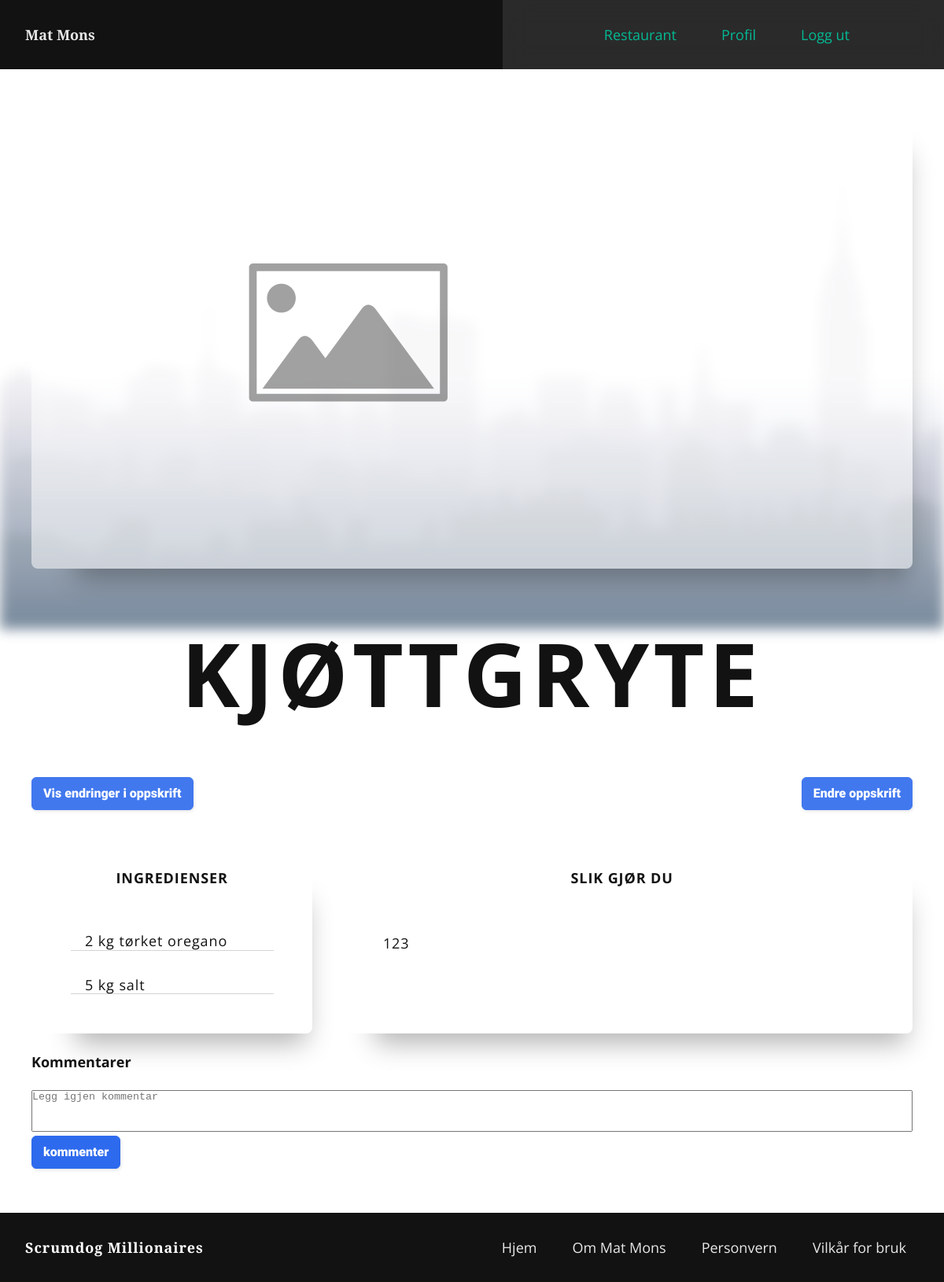
/show_dinner/5/4 (signed in), run on the app's committed database.
### db/modul.py (models this page shows, shortened)
class Dinner(base):
    __tablename__ = "dinner"
    id = Column(Integer, primary_key=True, unique=True,
                nullable=False, autoincrement=True)
    title = Column(String(255), nullable=False)
    image = Column(LargeBinary(length=(2 ** 32) - 1))
    recipe = relationship("Recipe", cascade="all, delete")
    group_id = Column(Integer, ForeignKey("group.id"), nullable=False)
    user_id = Column(Integer, ForeignKey("user.id"), nullable=False)
    comment = relationship("Comment")
    meal = relationship("Meal")

class Recipe(base):
    __tablename__ = "recipe"
    id = Column(Integer, primary_key=True, unique=True,
                nullable=False, autoincrement=True)
    approach = Column(String(20000), nullable=False)
    version = Column(Integer, nullable=False)
    portions = Column(Integer, nullable=True)
    UniqueConstraint('id', 'version', name='id_version')
    recipe_ingredient_helper = relationship(
        "Recipe_ingredient_helper", back_populates="recipe", cascade="all, delete")
    dinner_id = Column(Integer, ForeignKey(
        "dinner.id", ondelete="CASCADE"), nullable=False)

class Measurement(base):
    __tablename__ = "measurement"
    id = Column(Integer, primary_key=True, unique=True,
                nullable=False, autoincrement=True)
    name = Column(String(10), nullable=False, unique=True)
    recipe_ingredient_helper = relationship(
        "Recipe_ingredient_helper", back_populates="measurement", cascade="all, delete")

class Ingredient(base):
    __tablename__ = "ingredient"
    id = Column(Integer, primary_key=True, unique=True,
                nullable=False, autoincrement=True)
    name = Column(String(45), nullable=False, unique=True)
    recipe_ingredient_helper = relationship(
        "Recipe_ingredient_helper", back_populates="ingredient", cascade="all, delete")

### routes/calendar_routes.py (the view)
@calendarroute.route('/show_dinner/<dinner_id>/<group_id>')
def show_dinner(dinner_id, group_id):
    current_user_role = session.query(User_group_role).filter(
        User_group_role.user_id == current_user.id,
        User_group_role.group_id == group_id).first()
    guest_role = queries.get_role_by_name("gjest")
    def decode_image(image):
        if image is not None:
            picture = b64encode(image).decode("utf-8")
        else:
            picture = ""
        return picture
    dinner = session.query(Dinner).filter(Dinner.id == dinner_id).first()
    recipe = session.query(Recipe).filter(Recipe.dinner_id == dinner_id).order_by(desc(Recipe.version)).first()
    image = b64encode(dinner.image).decode("utf-8")
    user = current_user
    if user.image is not None:
        image2 = b64encode(user.image).decode("utf-8")
    else:
        image2 = ""
    comments = session.query(Comment).filter(Comment.dinner_id == dinner_id).all()
    comments_users = list()
    for comment in comments:
        comments_users.append(session.query(User).filter(User.id == comment.user_id).first())
    ingredients_recipe = session.query(Ingredient.name).join(
        Recipe_ingredient_helper).join(Recipe).filter(Recipe.id == recipe.id).all()
    session.close()
    amounts_recipe = session.query(Amount.amount).join(
        Recipe_ingredient_helper).join(Recipe).filter(Recipe.id == recipe.id).all()
    session.close()
    measurements_recipe = session.query(Measurement.name).join(
        Recipe_ingredient_helper).join(Recipe).filter(Recipe.id == recipe.id).all()
    session.close()
    return render_template("dinners/dinner.html", dinner=dinner,
                           group_id=group_id,
                           dinner_id=dinner_id,
                           current_user_role=current_user_role,
                           len=len(ingredients_recipe),
                           recipe=recipe, image=image,
                           ingredients=ingredients_recipe,
                           amounts=amounts_recipe,
                           measurements=measurements_recipe,
                           comments=comments,
                           c_len=len(comments),
                           comments_users=comments_users,
                           image2=image2,
                           decode_image=decode_image,
                           guest_role=guest_role)

### app/__init__.py (called while the page is built)
@login_manager.user_loader
def load_user(id):
    user = session.query(User).get(int(id))
    session.close()
    return user

### queries.py (called while the page is built)
def get_role_by_name(name):
    return session.query(Role).filter(Role.name == name).first()

### templates/dinners/dinner.html (shortened to what this page needs)
{% extends "base.html" %}
{% block content %}
<main class="dinner-grid">
    <article class="testimonial">
        <div class="flex">
            <div class="">
                <img class="" onerror="this.onerror=null; this.src='/static/img/generic.png'"/>
            </div>
        </div>
    </article>
    <article class="testimonial">
        <section class="approach-section flex">
        <h1>{{ dinner.title }}</h1>
        </section>
    </article>
    <article class="testimonial">
        <section class="approach-section">
            <h2>SLIK GJØR DU</h2>
        <p style="white-space: pre-line;">{{ recipe.approach }}</p>
        </section>
    </article>
    <article class="testimonial">
        <section class="approach-section">
            <h2 class="">INGREDIENSER</h2><br>
            {% for i in range(0,(len)) %}
        <div class="ingredients-list">
            <p>{{ amounts[i].amount}}
            {{ measurements[i].name }}
            {{ ingredients[i].name }}</p>
        </div>
        {% endfor %}
        </section>
    </article>
    <article class="testimonial">
        <div class="dinner-btn-group">
            {% if current_user_role.role_id != guest_role.id %}
            <a
            href="{{ url_for('recipe_route.show_changes_recipe', dinner_id=dinner_id) }}">
             <button class="button-three">Vis endringer i oppskrift</button>
         </a>
         <a
               href="{{ url_for('recipe_route.change_recipe', dinner_id=dinner_id, group_id=group_id) }}">
                <button class="button-three">Endre oppskrift</button>
            </a>
            {% endif %}
            </div>
    </article>
    <article class="testimonial">
        <div class="flex">
            <div class="main_title">
            <h1>Kommentarer</h1>
            </div>
        </div>
    </article>
    <article class="testimonial">
            <div class="add-comment">
                <div class="dinner-control">
                    <form method="POST">
                        <textarea name="comment" placeholder="Legg igjen kommentar"></textarea>
                        <input type="submit" name=""value="kommenter">
                    </form>
                </div>
            </div>
    </article>
</main>
{% endblock %}

### static/css/styles.css (style rules this page uses)
:root { --ff-body: "Open Sans", sans-serif; --ff-title: "Open Sans", sans-serif; --ff-logo: "Playfair Display", sans-serif; --clr-primary-400: hsl(60 100% 50%); --clr-neutral-900: #121212; --clr-error: #ff5357; --clr-warning: #ffac00; --clr-info: #00afcc; --clr-success: #01c9a0; --clr-primary: #121212; --clr-neutral: #ffffff; --fs-xxl: clamp(3.5rem, 12vw + 1rem, 12rem); --fs-xl: clamp(3.5rem, 12vw + 1rem, 7rem); --fs-600: clamp(2rem, 12vw + 1rem, 3rem); --fs-500: clamp(1.5rem, 12vw + 1rem, 2.25rem); --fs-400: clamp(1rem, 12vw + 1rem, 1.125rem); --fs-300: clamp(.3rem, 2.5vw + 1rem, 1rem); }
* { margin: 0; padding: 0; box-sizing: border-box; scroll-behavior: smooth; }
html { position: relative; overflow: visible; }
body { min-height: 100vh; font-family: var(--ff-body); font-size: 1.125rem; color: var(--clr-primary); }
h1, h2, h3 { font-family: var(--ff-title); font-size: var(--fs-400); }
p { font-family: var(--ff-body); font-size: var(--fs-400); line-height: 1.5; }
.privacy-article h1, h2, h3, h4, p { letter-spacing: 0.05em; }
.toc-list li, a { color: var(--clr-primary); text-decoration: none; margin-bottom: 1rem; opacity: 0.9; transition: opacity 0.3s ease; }
.dinner-grid { display: grid; gap: 1.5rem; grid-auto-columns: 1fr; grid-template-areas: 'one one one' 'two two two' 'five five five' 'four three three' "six six six" "seven seven seven" "eight eight eight"; padding-block: 2rem; width: min(95%, 70rem); margin-inline: auto; }
.dinner-grid h1 { color: var(--clr-neutral-900); }
.approach-section { display: flex; flex-direction: column; padding: 2rem; margin: 0 auto; }
.approach-section h1 { font-size: var(--fs-xl); text-transform: uppercase; letter-spacing: .05em; color: var(--clr-primary); text-align: center; margin: 0 auto; }
.approach-section h2 { border-bottom:1px solid var(--clr-neutral); padding-bottom:1rem; text-align: center; }
.approach-section p { display: inline-block; line-height: 2.5; font-size: large; margin: 2rem 2rem; text-align: left; }
.dinner-btn-group { display: flex; justify-content: space-between; gap: 1rem; }
.dinner-btn-group button { background: #2d6aed; border: 1px solid #2d6aed; border-radius: 6px; box-shadow: rgba(0, 0, 0, 0.1) 1px 2px 4px; box-sizing: border-box; color: var(--clr-neutral); cursor: pointer; display: inline-block; font-family: nunito,roboto,proxima-nova,"proxima nova",sans-serif; font-size: 16px; font-weight: 800; line-height: 16px; min-height: 40px; outline: 0; padding: 12px 14px; text-align: center; text-rendering: geometricprecision; text-transform: none; user-select: none; -webkit-user-select: none; touch-action: manipulation; }
.testimonial:nth-child(3), .testimonial:nth-child(1), .testimonial:nth-child(4) { color: var(--clr-primary); padding: .1rem .1rem; border-radius: .5rem; box-shadow: 1.5rem 2.75rem 2rem -2rem rgba(0, 0, 0, 0.3); background-color: rgba(255, 255, 255, 0.523); }
.testimonial:nth-child(1) { grid-area: one; }
.testimonial:nth-child(2) { grid-area: two; }
.testimonial:nth-child(3) { grid-area: three; }
.testimonial:nth-child(4) { grid-area: four; }
.testimonial:nth-child(5) { grid-area: five; }
.testimonial:nth-child(6) { grid-area: six; }
.testimonial:nth-child(7) { grid-area: seven; }
.ingredients-list { display: flex; gap: 1rem ; border-bottom: 1px solid rgb(212, 212, 212); margin: 1rem; }
.ingredients-list:first-of-type { margin-top: 1rem; }
.ingredients-list p { line-height: 1; font-size: large; margin: .15rem; text-align: left; }
.dinner-control textarea { width: 70rem; height: 4em; resize: none; }
.dinner-control input[type="submit"] { background: #2d6aed; border: 1px solid #2d6aed; border-radius: 6px; box-shadow: rgba(0, 0, 0, 0.1) 1px 2px 4px; box-sizing: border-box; color: var(--clr-neutral); cursor: pointer; display: inline-block; font-family: nunito,roboto,proxima-nova,"proxima nova",sans-serif; font-size: 16px; font-weight: 800; line-height: 16px; min-height: 40px; outline: 0; padding: 12px 14px; text-align: center; text-rendering: geometricprecision; text-transform: none; user-select: none; -webkit-user-select: none; touch-action: manipulation; }
.add-comment { display: flex; justify-content: space-between; }
img, picture { max-width: 100%; display: block; }
.flex { display: flex; gap: var(--gap, 1rem); }

### data on the page
Dinner: title "KJØTTGRYTE"
Recipe: approach "123"
Measurement: name "kg" "kg"
Ingredient: name "tørket oregano"
Ingredient: name "salt"

### other printed values
{{ amounts[i].amount }} "2" "5"
